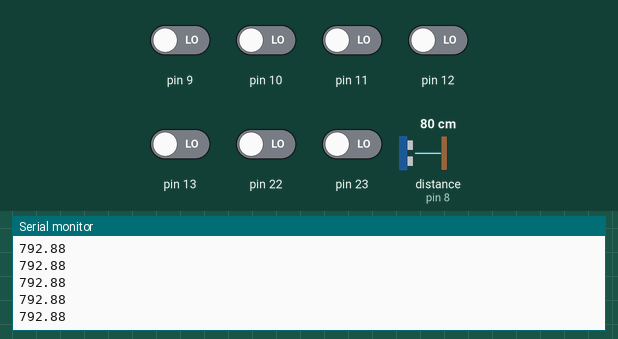
This sketch was run on a simulated Arduino Uno, built with avr-gcc and run on an emulated ATmega328P. Shown: the last lines printed to the serial monitor. Wiring (inferred from the names in the program): ultrasonic range finder: trigger pin 4; echo pin 8. The inputs (shaded band) are chosen by the test bench; at power-on: pin 9–13, pin 22, pin 23 LOW, distance to the obstacle (sensor on pin 8) 80 cm. The echo pulse lasts 58.3 µs per cm.

Above: at 1.2 s.
1.3 s: distance to the obstacle (sensor on pin 8) set to 2 cm
At 1.6 s:
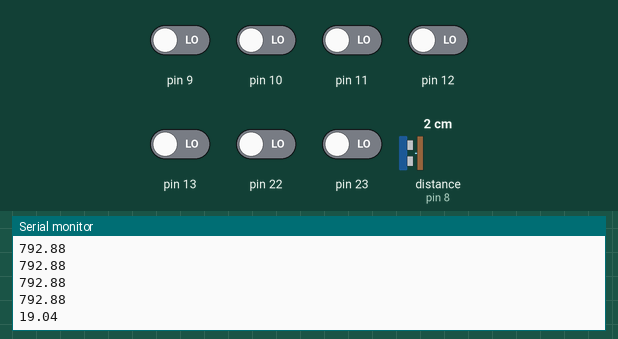
2.8 s: distance to the obstacle (sensor on pin 8) set to 4 cm
At 2.8 s:
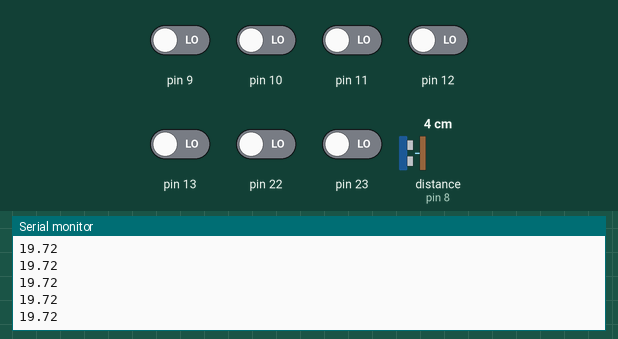
Timing chart, 0 to 5.8 s (numbered marks = the images above; inputs shaded):
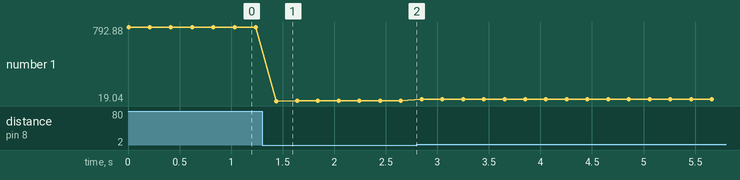

Measured:
- after the input at 1.3 s, the serial monitor: prints a new line after 0.14 s (image 1)
- plotted number 1: 792.88 → 19.72 after the input at 1.3 s, 19.72 → 39.44 after the input at 2.8 s

The sketch:

range.ino
```cpp
/*
 * Taken from http://www.xappsoftware.com/wordpress/2012/03/15/how-to-interface-the-hc-sr04-ultrasonic-ranging-module-to-arduino/
 * as a start.
 */

#include <Arduino.h>
#include <HardwareSerial.h>

#define ECHOPIN 8        // Pin to receive echo pulse
#define TRIGPIN 4        // Pin to send trigger pulse
#define timeout_us 38000UL


#define SPEED_OF_SOUND_MM_US 0.340  // speed of sound in mm per microsecond

static uint8_t echoBit, trigBit;
static volatile uint8_t *echoRegister;
static volatile uint8_t *trigRegister;

static unsigned long pingTime_us() {
  unsigned long start, maxTime_us;
  unsigned long beforePulseStart, beforePulseEnd;

  /* paranoid check that pin is off */
  *trigRegister &= ~trigBit;
  delayMicroseconds(2);

  /* fire missiles! */
  *trigRegister |= trigBit;
  delayMicroseconds(10);
  *trigRegister &= ~trigBit;
  start = micros();
  maxTime_us = start + timeout_us;

  /* find start of pulse */
  do {
    beforePulseStart = micros();
    if (beforePulseStart > maxTime_us) {
      return 0;
    }
  } while (!(*echoRegister & echoBit));

  /* found start; now find end */
  do {
    beforePulseEnd = micros();
    if (beforePulseEnd > maxTime_us) {
      return 0;
    }
  } while (*echoRegister & echoBit);

  return beforePulseEnd - beforePulseStart;
  // return pulseIn(ECHOPIN, HIGH);
}

void setup() {
  /* Let's set register bits directly for minimal overhead and more accurate timings. */
  echoBit = digitalPinToBitMask(ECHOPIN);
  trigBit = digitalPinToBitMask(TRIGPIN);
  echoRegister = portInputRegister(digitalPinToPort(ECHOPIN));
  trigRegister = portOutputRegister(digitalPinToPort(TRIGPIN));

  /* set i/o mode */
  pinMode(ECHOPIN, INPUT);
  pinMode(TRIGPIN, OUTPUT);

  /* turn trig pin off */
  digitalWrite(TRIGPIN, LOW);

  /* turn on pull-up resistor for echo pin; so that it's on by default */
  digitalWrite(ECHOPIN, HIGH);

  Serial.begin(9600);
}

void loop() {
  // Compute distance
  unsigned long timeDelay_us = pingTime_us();
  Serial.println(0.5 * SPEED_OF_SOUND_MM_US * timeDelay_us);
  delay(200);
}
```
